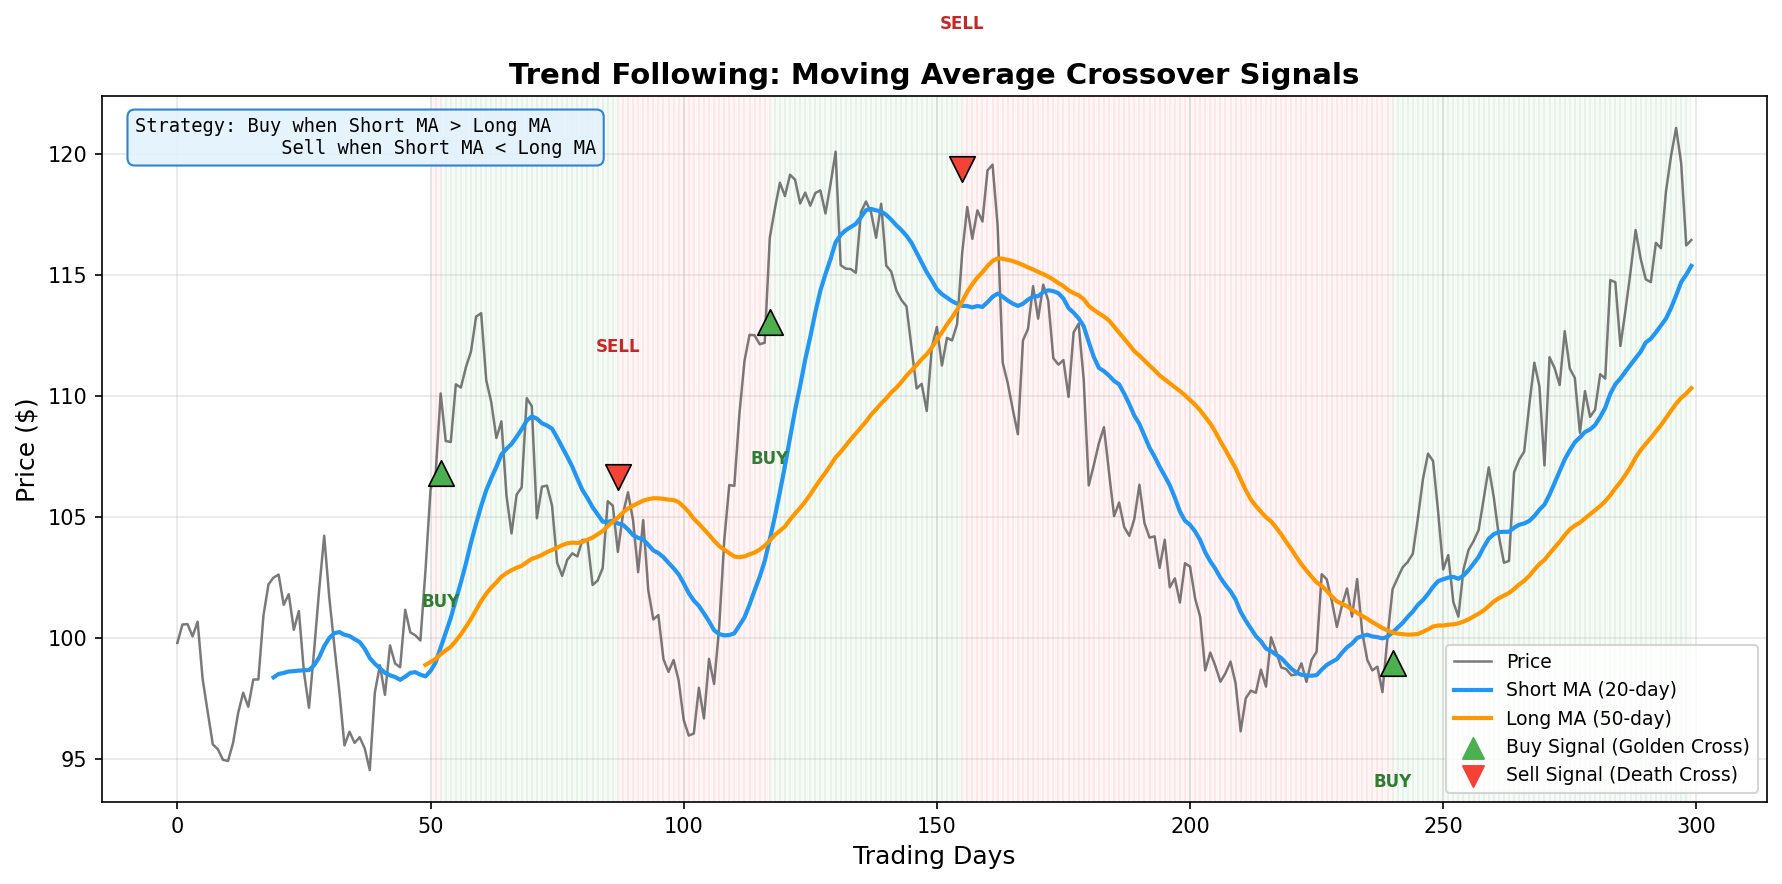

This chart was generated by the following Python code:
"""
Week 51 - Trend Following: Moving Average Crossover
=====================================================
Price chart with dual moving average crossover signals:
  - Short MA (e.g., 20-day) and Long MA (e.g., 50-day)
  - BUY signal: short MA crosses above long MA (golden cross)
  - SELL signal: short MA crosses below long MA (death cross)
Output: week51_trend_following.png
"""

import matplotlib.pyplot as plt
import numpy as np
import os

# ---------------------------------------------------------------------------
# Generate synthetic price data with trends
# ---------------------------------------------------------------------------
np.random.seed(15)
n_days = 300

# Create a price series with clear trend phases
returns = np.random.normal(0.0005, 0.015, n_days)

# Inject trend phases
returns[0:60] += 0.002      # uptrend
returns[60:100] -= 0.003    # downtrend
returns[100:180] += 0.002   # uptrend
returns[180:220] -= 0.004   # downtrend
returns[220:300] += 0.0015  # uptrend

price = 100 * np.exp(np.cumsum(returns))

# ---------------------------------------------------------------------------
# Calculate moving averages
# ---------------------------------------------------------------------------
short_window = 20
long_window = 50

short_ma = np.full(n_days, np.nan)
long_ma = np.full(n_days, np.nan)

for i in range(short_window - 1, n_days):
    short_ma[i] = np.mean(price[i - short_window + 1:i + 1])

for i in range(long_window - 1, n_days):
    long_ma[i] = np.mean(price[i - long_window + 1:i + 1])

# ---------------------------------------------------------------------------
# Identify crossover signals
# ---------------------------------------------------------------------------
buy_signals = []
sell_signals = []

for i in range(long_window, n_days):
    if np.isnan(short_ma[i]) or np.isnan(long_ma[i]):
        continue
    if np.isnan(short_ma[i-1]) or np.isnan(long_ma[i-1]):
        continue

    # Golden cross: short MA crosses above long MA
    if short_ma[i] > long_ma[i] and short_ma[i-1] <= long_ma[i-1]:
        buy_signals.append(i)

    # Death cross: short MA crosses below long MA
    if short_ma[i] < long_ma[i] and short_ma[i-1] >= long_ma[i-1]:
        sell_signals.append(i)

# ---------------------------------------------------------------------------
# Plot
# ---------------------------------------------------------------------------
fig, ax = plt.subplots(figsize=(12, 6))

days = np.arange(n_days)

# Price
ax.plot(days, price, color="#424242", linewidth=1.2, alpha=0.7, label="Price")

# Moving averages
ax.plot(days, short_ma, color="#2196F3", linewidth=2,
        label=f"Short MA ({short_window}-day)")
ax.plot(days, long_ma, color="#FF9800", linewidth=2,
        label=f"Long MA ({long_window}-day)")

# Buy signals (green triangles pointing up)
for idx in buy_signals:
    ax.scatter(idx, price[idx] * 0.97, marker="^", color="#4CAF50",
               s=150, zorder=5, edgecolors="black", linewidth=0.8)
    ax.annotate("BUY", xy=(idx, price[idx] * 0.96),
                xytext=(idx, price[idx] * 0.92),
                fontsize=8, fontweight="bold", color="#2E7D32", ha="center")

# Sell signals (red triangles pointing down)
for idx in sell_signals:
    ax.scatter(idx, price[idx] * 1.03, marker="v", color="#F44336",
               s=150, zorder=5, edgecolors="black", linewidth=0.8)
    ax.annotate("SELL", xy=(idx, price[idx] * 1.04),
                xytext=(idx, price[idx] * 1.08),
                fontsize=8, fontweight="bold", color="#C62828", ha="center")

# Shade regions where short MA > long MA (bullish)
valid_mask = ~np.isnan(short_ma) & ~np.isnan(long_ma)
for i in range(long_window, n_days - 1):
    if valid_mask[i] and short_ma[i] > long_ma[i]:
        ax.axvspan(i, i + 1, alpha=0.03, color="green")
    elif valid_mask[i] and short_ma[i] < long_ma[i]:
        ax.axvspan(i, i + 1, alpha=0.03, color="red")

# Legend entries for signals
ax.scatter([], [], marker="^", color="#4CAF50", s=100, label="Buy Signal (Golden Cross)")
ax.scatter([], [], marker="v", color="#F44336", s=100, label="Sell Signal (Death Cross)")

# Strategy description
props = dict(boxstyle="round,pad=0.4", facecolor="#E3F2FD", edgecolor="#1976D2", alpha=0.9)
ax.text(0.02, 0.97, "Strategy: Buy when Short MA > Long MA\n"
                     "             Sell when Short MA < Long MA",
        transform=ax.transAxes, fontsize=9, va="top", bbox=props, family="monospace")

# Formatting
ax.set_xlabel("Trading Days", fontsize=12)
ax.set_ylabel("Price ($)", fontsize=12)
ax.set_title("Trend Following: Moving Average Crossover Signals",
             fontsize=14, fontweight="bold")
ax.legend(fontsize=9, loc="lower right")
ax.grid(True, alpha=0.3)

plt.tight_layout()

# Save output
output_path = os.path.join(os.path.dirname(__file__), "week51_trend_following.png")
plt.savefig(output_path, dpi=150, bbox_inches="tight")
plt.close()
print(f"Saved: {output_path}")
